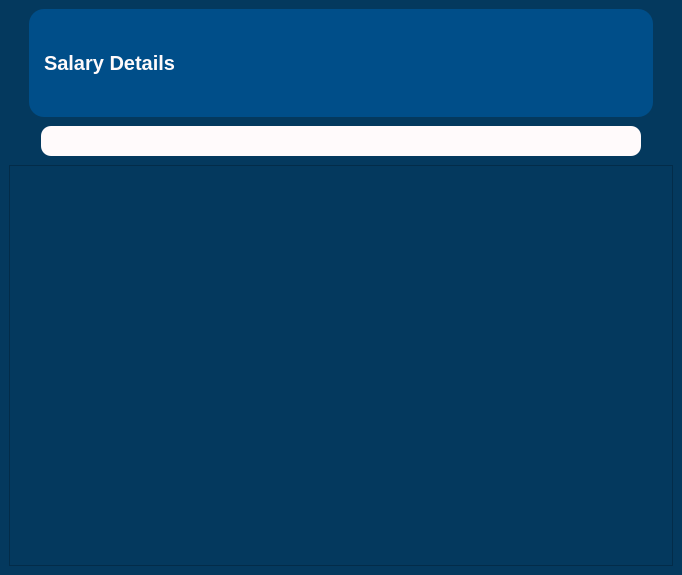
<?xml version="1.0" encoding="UTF-8"?>
<ui version="4.0">
 <class>SalaryDetailWindow</class>
 <widget class="QMainWindow" name="SalaryDetailWindow">
  <property name="geometry">
   <rect>
    <x>0</x>
    <y>0</y>
    <width>682</width>
    <height>575</height>
   </rect>
  </property>
  <property name="windowTitle">
   <string>MainWindow</string>
  </property>
  <property name="styleSheet">
   <string notr="true">background-color:#04395e;</string>
  </property>
  <widget class="QWidget" name="centralwidget">
   <layout class="QHBoxLayout" name="horizontalLayout">
    <item>
     <layout class="QVBoxLayout" name="mainLayout" stretch="3,8">
      <item>
       <layout class="QVBoxLayout" name="titleLayout">
        <item>
         <layout class="QHBoxLayout" name="titleBar">
          <item>
           <widget class="QLabel" name="label">
            <property name="styleSheet">
             <string notr="true">font-size: 20px;
background-color: #004e89;
color:#FFFAFB;
font:bold;
border-radius:15px;
padding: 10px;
margin:0 20px;
</string>
            </property>
            <property name="text">
             <string>Salary Details</string>
            </property>
           </widget>
          </item>
         </layout>
        </item>
        <item>
         <layout class="QHBoxLayout" name="filterBar">
          <item>
           <widget class="QLineEdit" name="monthField">
            <property name="styleSheet">
             <string notr="true">background-color:#FFFAFB;
border-radius:10px;
max-width:600px;
height: 30px;
margin: 3px 0;</string>
            </property>
           </widget>
          </item>
         </layout>
        </item>
       </layout>
      </item>
      <item>
       <layout class="QHBoxLayout" name="tableLayout">
        <item>
         <widget class="QTableView" name="tableView"/>
        </item>
       </layout>
      </item>
     </layout>
    </item>
   </layout>
  </widget>
 </widget>
 <resources/>
 <connections/>
</ui>
